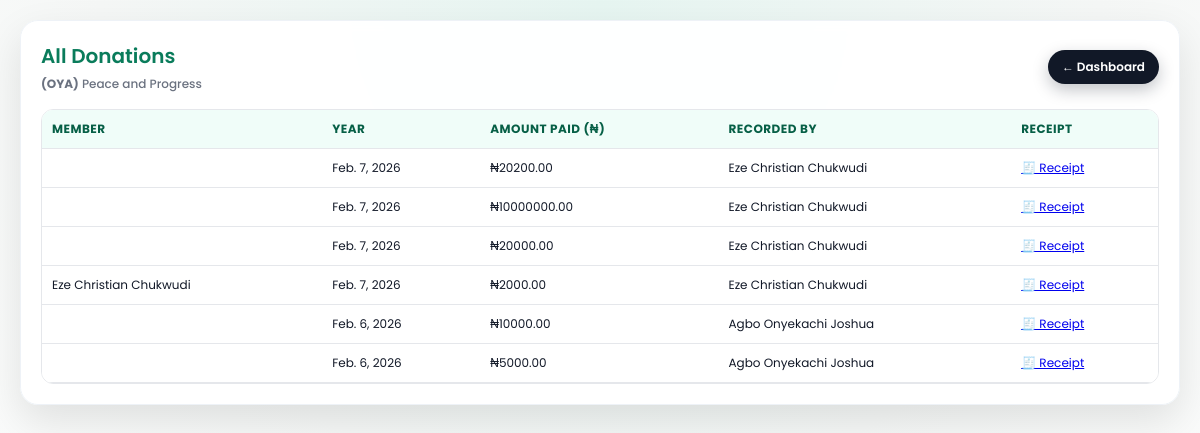
The app's page /donation/ (signed in) with its own data.
### finance/models.py (models this page shows, shortened)
class Income(models.Model):
    date = models.DateField(auto_now_add=True)
    title = models.CharField(max_length=200)
    sender_name = models.CharField(max_length=200)
    sender_id = models.CharField(max_length=50)
    member = models.ForeignKey(
        Member,
        on_delete=models.SET_NULL,
        null=True,
        blank=True,
        related_name='received_incomes'  # 👈 FIX
    )
    amount = models.DecimalField(max_digits=12, decimal_places=2)
    recorded_by = models.ForeignKey(
        Member,
        on_delete=models.SET_NULL,
        null=True,
        related_name='incomes_recorded'  # 👈 FIX
    )

### accounts/models.py (models this page shows, shortened)
class Member(models.Model):
    ROLE_CHOICES = [
        ('admin', 'Admin'),
        ('executive', 'Executive'),
        ('floor', 'Floor Member'),
    ]
    STATUS_CHOICES = [
        ('active', 'Active'),
        ('inactive', 'Inactive'),
        ('suspended', 'Suspended'),
    ]
    serial_number = models.CharField(max_length=20, unique=True)
    full_name = models.CharField(max_length=200)
    phone_number = models.CharField(max_length=20)
    gender = models.CharField(max_length=10)
    age = models.PositiveIntegerField()
    role = models.CharField(max_length=20, choices=ROLE_CHOICES)
    executive_position = models.CharField(max_length=100, null=True, blank=True)
    status = models.CharField(max_length=20, choices=STATUS_CHOICES)
    year_joined = models.PositiveIntegerField()
    password = models.CharField(max_length=128)  # hashed later
    created_at = models.DateTimeField(auto_now_add=True)

### accounts/decorators.py (the view)
    def wrapper(request, *args, **kwargs):
        if not request.session.get('member_id'):
            return redirect('login')
        return view_func(request, *args, **kwargs)

### finance/views.py (called while the page is built)
@login_required
def donation_list(request):
    donation = Income.objects.select_related('member').order_by('-date')
    return render(request, 'finance/donation_list.html', {'donation': donation})

### finance/templates/finance/donation_list.html (shortened to what this page needs)
<!DOCTYPE html>
<html lang="en">
<head>
</head>
<body>
  <div class="container">
    <div class="header">
      <div class="title">
        <h2>All Donations</h2>
        <p><strong>(OYA)</strong>
          Peace and Progress</p>
      </div>
      <div class="actions">
        <a href="{% url 'dashboard' %}" class="btn secondary">← Dashboard</a>
      </div>
    </div>
    <div class="table-wrap">
      <table>
        <thead>
          <tr>
            <th>Member</th>
            <th>Year</th>
            <th>Amount Paid (₦)</th>
            <th>Recorded By</th>
            <th>Receipt</th>
          </tr>
        </thead>
        <tbody>
          {% for c in donation %}
          <tr>
            <td>{{ c.member.full_name }}</td>
            <td>{{ c.date }}</td>
            <td>₦{{ c.amount }}</td>
            <td>{{ c.recorded_by.full_name }}</td>
            <td>
  <a href="{% url 'income_receipt' c.id %}" target="_blank">🧾 Receipt</a>
</td>
          </tr>
          {% empty %}
          <tr>
            <td colspan="5" style="text-align:center; padding:16px; color:#6b7280;">
              No No donations recorded yet.
            </td>
          </tr>
          {% endfor %}
        </tbody>
      </table>
    </div>
  </div>
</body>
</html>

### finance/templates/finance/donation_list.html (style rules this page uses)
* { box-sizing: border-box; }
body { margin: 0; min-height: 100vh; font-family: 'Poppins', sans-serif; background: radial-gradient(circle at top, #e6f5f1, #f5f7f6, #ffffff); padding: 20px; }
.container { max-width: 1200px; margin: auto; background: rgba(255,255,255,0.95); backdrop-filter: blur(6px); padding: 20px; border-radius: 18px; box-shadow: 0 16px 40px rgba(0,0,0,0.1); border: 1px solid #eef2f7; }
.header { display: flex; justify-content: space-between; align-items: center; flex-wrap: wrap; gap: 10px; margin-bottom: 16px; }
.title h2 { margin: 0; color: #0a7c5b; font-weight: 600; font-size: 20px; }
.title p { margin: 4px 0 0; font-size: 12px; color: #6b7280; font-weight: 500; }
.actions { display: flex; gap: 8px; flex-wrap: wrap; }
.btn { padding: 8px 14px; border-radius: 999px; background: linear-gradient(135deg, #0a7c5b, #0fb38a); color: white; font-size: 12px; font-weight: 600; text-decoration: none; border: none; cursor: pointer; box-shadow: 0 6px 16px rgba(10, 124, 91, 0.25); transition: 0.15s ease; }
.btn.secondary { background: #111827; box-shadow: 0 6px 16px rgba(17, 24, 39, 0.25); }
.table-wrap { overflow-x: auto; border-radius: 12px; border: 1px solid #e5e7eb; }
table { width: 100%; border-collapse: collapse; min-width: 800px; background: #fff; }
thead { background: #f0fdf9; }
th { padding: 10px; text-align: left; font-size: 12px; color: #065f46; text-transform: uppercase; letter-spacing: 0.04em; border-bottom: 1px solid #e5e7eb; }
td { padding: 10px; font-size: 12px; border-bottom: 1px solid #e5e7eb; color: #111827; white-space: nowrap; }

### records on screen
Income: date "Feb. 7, 2026", amount "20200.00", recorded_by.full_name "Eze Christian Chukwudi"
Income: date "Feb. 7, 2026", amount "10000000.00", recorded_by.full_name "Eze Christian Chukwudi"
Income: date "Feb. 7, 2026", amount "20000.00", recorded_by.full_name "Eze Christian Chukwudi"
Income: member.full_name "Eze Christian Chukwudi", date "Feb. 7, 2026", amount "2000.00", recorded_by.full_name "Eze Christian Chukwudi"
Income: date "Feb. 6, 2026", amount "10000.00", recorded_by.full_name "Agbo Onyekachi Joshua"
Income: date "Feb. 6, 2026", amount "5000.00", recorded_by.full_name "Agbo Onyekachi Joshua"
